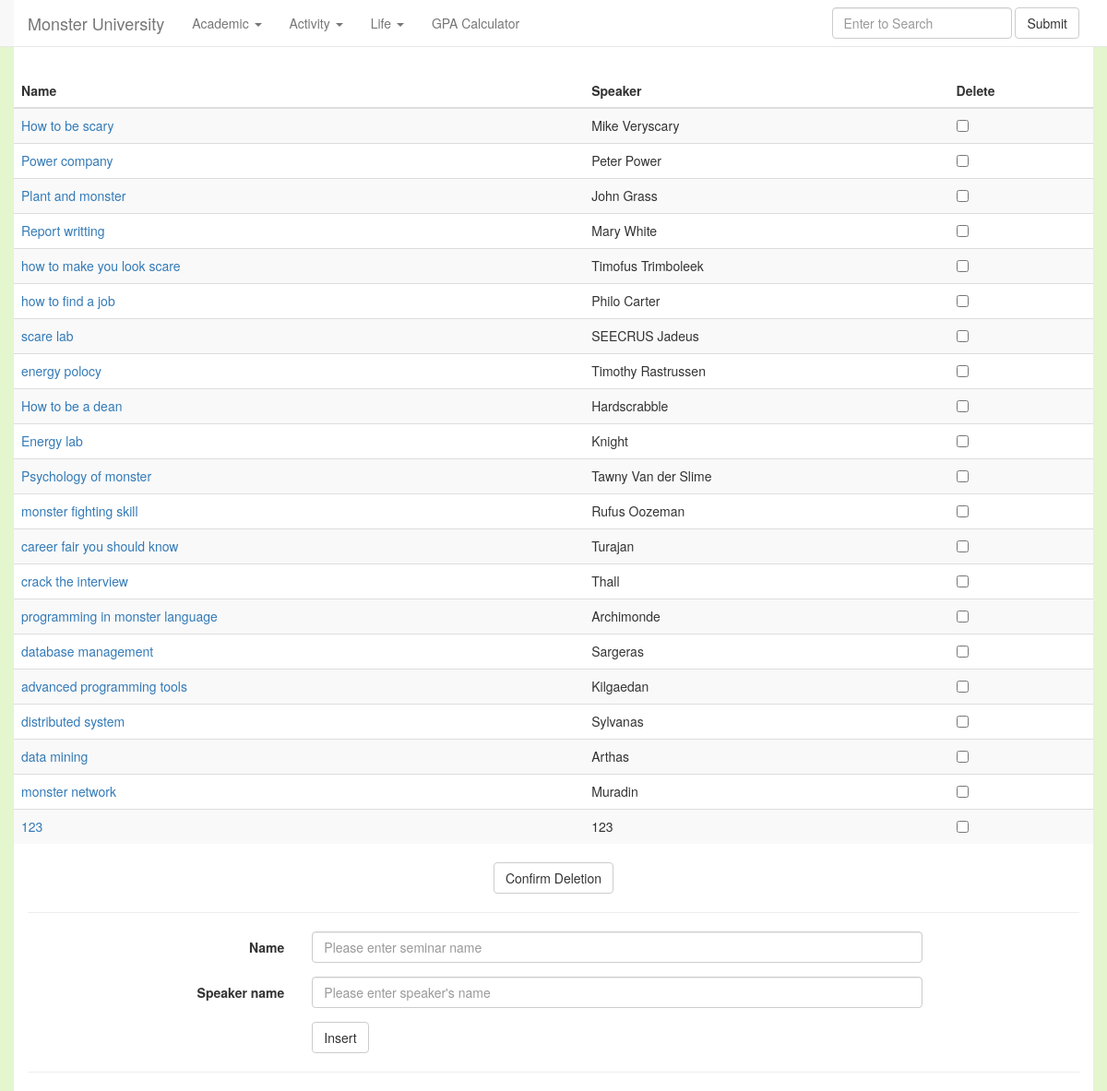
The app's page /seminar with its own data.
### tables this page shows
CREATE TABLE Seminar(
	SeminarId INTEGER PRIMARY KEY,
	Name TEXT,
	SpeakerId INTEGER,
	StudentId INTEGER
);

CREATE TABLE Speaker(
	SpeakerId INTEGER PRIMARY KEY,
	Name TEXT,
	Title TEXT
);

### chinook.py (the view)
@app.route('/seminar')
def show_seminar():
    seminars = g.db.execute('SELECT seminar.Name,speaker.name FROM seminar,speaker where seminar.speakerid = speaker.speakerid')
    seminars = seminars.fetchall()
    return render_template('show_seminars.html', seminars=seminars)

### chinook.py (called while the page is built)
def connect_db():
    return sqlite3.connect(app.config['DATABASE'])

@app.before_request
def before_request():
    g.db = connect_db()

@app.teardown_request
def teardown_request(exception):
    db = getattr(g, 'db', None)
    if db is not None:
        db.close()

### templates/show_seminars.html (shortened to what this page needs)
<!doctype html>
<html>
<head>
   <link href="http://apps.bdimg.com/libs/bootstrap/3.3.0/css/bootstrap.min.css" rel="stylesheet">
</head>
<body>
  <div style="background-color:#E3F6CE">
  <div class="container" style="background-color:white">
    <nav class="navbar navbar-default navbar-fixed-top" role="navigation">
        <div class="container" style="background-color:white">
   <div class="navbar-header">
      <a class="navbar-brand" href="/">Monster University</a>
   </div>
   <div>
      <ul class="nav navbar-nav">
         <li class="dropdown">
            <a href="#" class="dropdown-toggle" data-toggle="dropdown">
               Academic <b class="caret"></b>
            </a>
         </li>
            <li class="dropdown">
            <a href="#" class="dropdown-toggle" data-toggle="dropdown">
               Activity <b class="caret"></b>
            </a>
         </li>
         <li class="dropdown">
            <a href="#" class="dropdown-toggle" data-toggle="dropdown">
               Life <b class="caret"></b>
            </a>
         </li>
                   <li><a href="#">GPA Calculator</a></li>
      </ul>
   </div>
   <link rel="stylesheet" href="http://code.jquery.com/ui/1.11.4/themes/smoothness/jquery-ui.css">
      <form class="navbar-form navbar-right search" action="/search"  method=post role="search">
        <div class="form-group">
          <input type="text" class="form-control" name=searchbox placeholder="Enter to Search" id="search_word">
        </div>
        <button type="submit" value="Search" class="btn btn-default">Submit</button>
      </form>
    <div class="container" style="background-color:white">
</nav>
<div class=page>
  <br><br>  <br><br>
  <form class="form-horizontal" role="form" action="/deletecourse" method=post>
    <div class="form-group">
  <table class="table table-striped">
   <thead>
      <tr>
         <th>Name</th>
         <th>Speaker</th>
         <th>Delete</th>
      </tr>
   </thead>
      <tbody>
     {% for seminar in seminars %}
      <tr>
         <td><a href="/seminar/{{seminar[0]}}">{{seminar[0]}}</td>
         <td>{{seminar[1]}}</td>
         <td><input type="checkbox" name=delete value="{{seminar[0]}}"></td>
    {% endfor %}
   </tbody>
</table>
<div>
  <center>
  <button type="submit" class="btn btn-default">Confirm Deletion</button>
</center>
</div>
</div>
</form>
</div>
<hr>
<div class=page>
<div class="center-block" style="width:800px">
<form class="form-horizontal" role="form" action="/addseminar" method=post>
   <div class="form-group">
      <label for="firstname" class="col-sm-2 control-label">Name</label>
      <div class="col-sm-10">
      <input type="text" class="form-control" id="name" name=name
            placeholder="Please enter seminar name">
      </div>
   </div>
   <div class="form-group">
      <label for="lastname" class="col-sm-2 control-label">Speaker name</label>
      <div class="col-sm-10">
         <input type="text" class="form-control" id="speaker" name=speaker
            placeholder="Please enter speaker's name">
      </div>
   </div>
   <div class="form-group">
      <div class="col-sm-offset-2 col-sm-10">
         <button type="submit" class="btn btn-default">Insert</button>
      </div>
   </div>
</form>
</div>
<hr>
</div>
</body>

### records on screen
Seminar: Name "How to be scary", Name "Mike Veryscary"
Seminar: Name "Power company", Name "Peter Power"
Seminar: Name "Plant and monster", Name "John Grass"
Seminar: Name "Report writting", Name "Mary White"
Seminar: Name "how to make you look scare", Name "Timofus Trimboleek"
Seminar: Name "how to find a job", Name "Philo Carter"
Seminar: Name "scare lab", Name "SEECRUS Jadeus"
Seminar: Name "energy polocy", Name "Timothy Rastrussen"
Seminar: Name "How to be a dean", Name "Hardscrabble"
Seminar: Name "Energy lab", Name "Knight"
Seminar: Name "Psychology of monster", Name "Tawny Van der Slime"
Seminar: Name "monster fighting skill", Name "Rufus Oozeman"
Seminar: Name "career fair you should know", Name "Turajan"
Seminar: Name "crack the interview", Name "Thall"
Seminar: Name "programming in monster language", Name "Archimonde"
Seminar: Name "database management", Name "Sargeras"
Seminar: Name "advanced programming tools", Name "Kilgaedan"
Seminar: Name "distributed system", Name "Sylvanas"
Seminar: Name "data mining", Name "Arthas"
Seminar: Name "monster network", Name "Muradin"
Seminar: Name "123"
